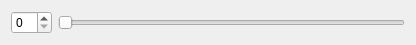
<?xml version="1.0" encoding="UTF-8"?>
<ui version="4.0">
 <class>SmallWidget</class>
 <widget class="QWidget" name="SmallWidget">
  <property name="geometry">
   <rect>
    <x>0</x>
    <y>0</y>
    <width>416</width>
    <height>40</height>
   </rect>
  </property>
  <property name="windowTitle">
   <string>Form</string>
  </property>
  <layout class="QHBoxLayout" name="horizontalLayout">
   <item>
    <widget class="QSpinBox" name="spinBox"/>
   </item>
   <item>
    <widget class="QSlider" name="horizontalSlider">
     <property name="orientation">
      <enum>Qt::Horizontal</enum>
     </property>
    </widget>
   </item>
  </layout>
 </widget>
 <resources/>
 <connections/>
</ui>
